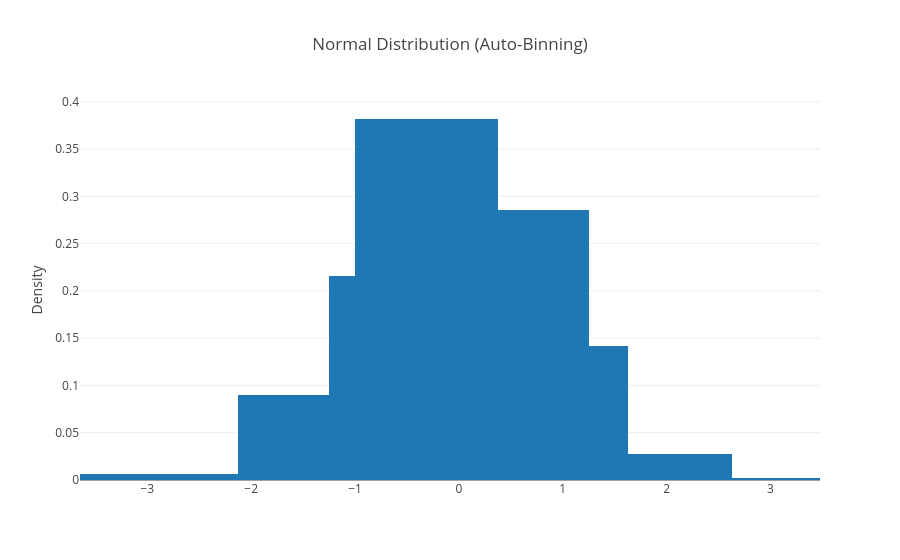

The notebook cell saved with this chart:
### Markdown cell above
## Example 1: Simple Histogram with Automatic Binning

The key feature of Khisto is automatic optimal binning. When you don't specify `nbins`, Khisto analyzes your data and determines the best bin configuration.

### Code cell
# Generate normal distribution data
data = np.random.normal(0, 1, 1000)

# Create histogram with automatic optimal binning
fig = histogram(x=data, title="Normal Distribution (Auto-Binning)")
fig.show()

### Figure 1 — Plotly figure (JSON) as saved in the notebook; plotly's stock layout.template omitted (floating-point values rounded to 4 significant figures)
{"data": [{"customdata": [[-3.648, -2.125], [-2.125, -1.25], [-1.25, -1], [-1, 0.375], [0.375, 1.25], [1.25, 1.625], [1.625, 2.625], [2.625, 3.477]], "hovertemplate": "Bin: [%{customdata[0]:.4g}, %{customdata[1]:.4g})<br>Density: %{y}<br><extra></extra>", "type": "bar", "width": [1.523, 0.875, 0.25, 1.375, 0.875, 0.375, 1, 0.8516], "x": [-2.887, -1.688, -1.125, -0.3125, 0.8125, 1.438, 2.125, 3.051], "y": [0.005908, 0.09029, 0.216, 0.3818, 0.2857, 0.1413, 0.028, 0.002349]}], "layout": {"bargap": 0, "bargroupgap": 0, "title": {"text": "Normal Distribution (Auto-Binning)"}, "xaxis": {"title": {}}, "yaxis": {"title": {"text": "Density"}}}}
